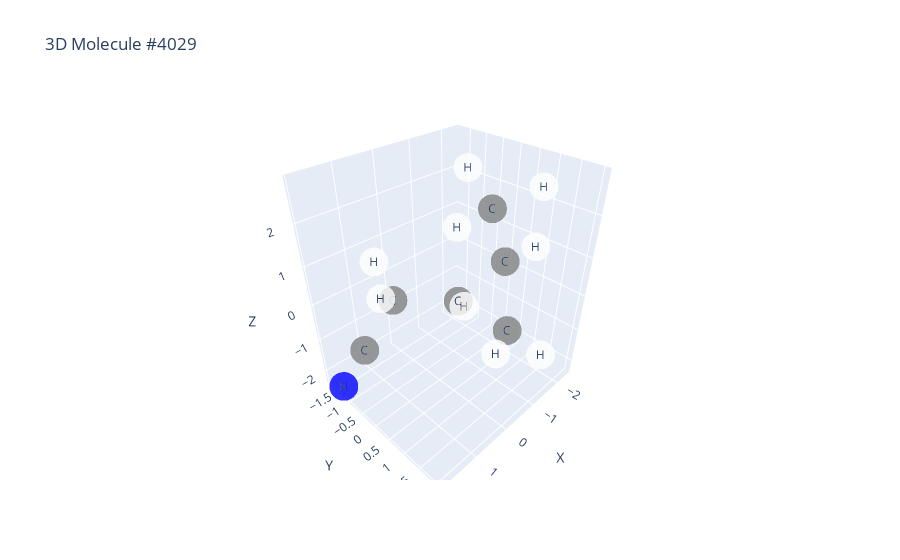

This figure's notebook cell:
### Markdown cell above
## 3D

### Code cell
def visualize_molecule_3d(positions, charges, idx=0):
    pos = positions[idx]
    chg = charges[idx]

    mask = chg > 0
    pos = pos[mask]
    chg = chg[mask]

    # Define chemical symbols and color map
    chemical_symbols = {
        1: 'H', 6: 'C', 7: 'N', 8: 'O', 9: 'F', 16: 'S', 17: 'Cl'
    }

    symbols = [chemical_symbols.get(int(z), 'Unknown') for z in chg]

    color_map = {
        'H': 'white', 'C': 'gray', 'N': 'blue', 'O': 'red',
        'F': 'green', 'S': 'yellow', 'Cl': 'lime'
    }

    colors = [color_map.get(sym, 'gray') for sym in symbols]

    fig = go.Figure()

    fig.add_trace(go.Scatter3d(
        x=pos[:, 0],
        y=pos[:, 1],
        z=pos[:, 2],
        mode='markers+text',
        marker=dict(
            size=10,
            color=colors,
            opacity=0.8
        ),
        text=symbols,
        textfont=dict(size=12),
        hoverinfo='text',
        textposition="middle center"
    ))

    fig.update_layout(
        title=f"3D Molecule #{idx}",
        scene=dict(
            xaxis_title='X',
            yaxis_title='Y',
            zaxis_title='Z'
        )
    )

    fig.show()

visualize_molecule_3d(pos, full_charges, idx=4029)

### Figure 1 — Plotly figure (JSON) as saved in the notebook; plotly's stock layout.template omitted (floating-point values rounded to 4 significant figures)
{"data": [{"hoverinfo": "text", "marker": {"color": ["gray", "gray", "gray", "gray", "gray", "gray", "blue", "white", "white", "white", "white", "white", "white", "white", "white", "white"], "opacity": 0.8, "size": 10}, "mode": "markers+text", "text": ["C", "C", "C", "C", "C", "C", "N", "H", "H", "H", "H", "H", "H", "H", "H", "H"], "textfont": {"size": 12}, "textposition": "middle center", "type": "scatter3d", "x": [-0.7987, -1.321, -0.5958, -0.6443, 0.6166, 1.336, 1.906, -1.221, 0.2842, -1.071, -2.41, 0.3507, -1.182, -1.311, 1.297, 0.3628], "y": [0.717, 0.7305, 1.477, -0.02294, -0.8458, -1.147, -1.393, 1.544, 0.8128, -0.2059, 0.7564, 1.942, 2.023, -0.4606, -0.3161, -1.797], "z": [2.263, 0.8418, -0.2402, -0.2727, -0.02504, -1.264, -2.233, 2.832, 2.294, 2.775, 0.7782, 0.01632, -0.973, -1.017, 0.6509, 0.4624]}], "layout": {"scene": {"xaxis": {"title": {"text": "X"}}, "yaxis": {"title": {"text": "Y"}}, "zaxis": {"title": {"text": "Z"}}}, "title": {"text": "3D Molecule #4029"}}}
